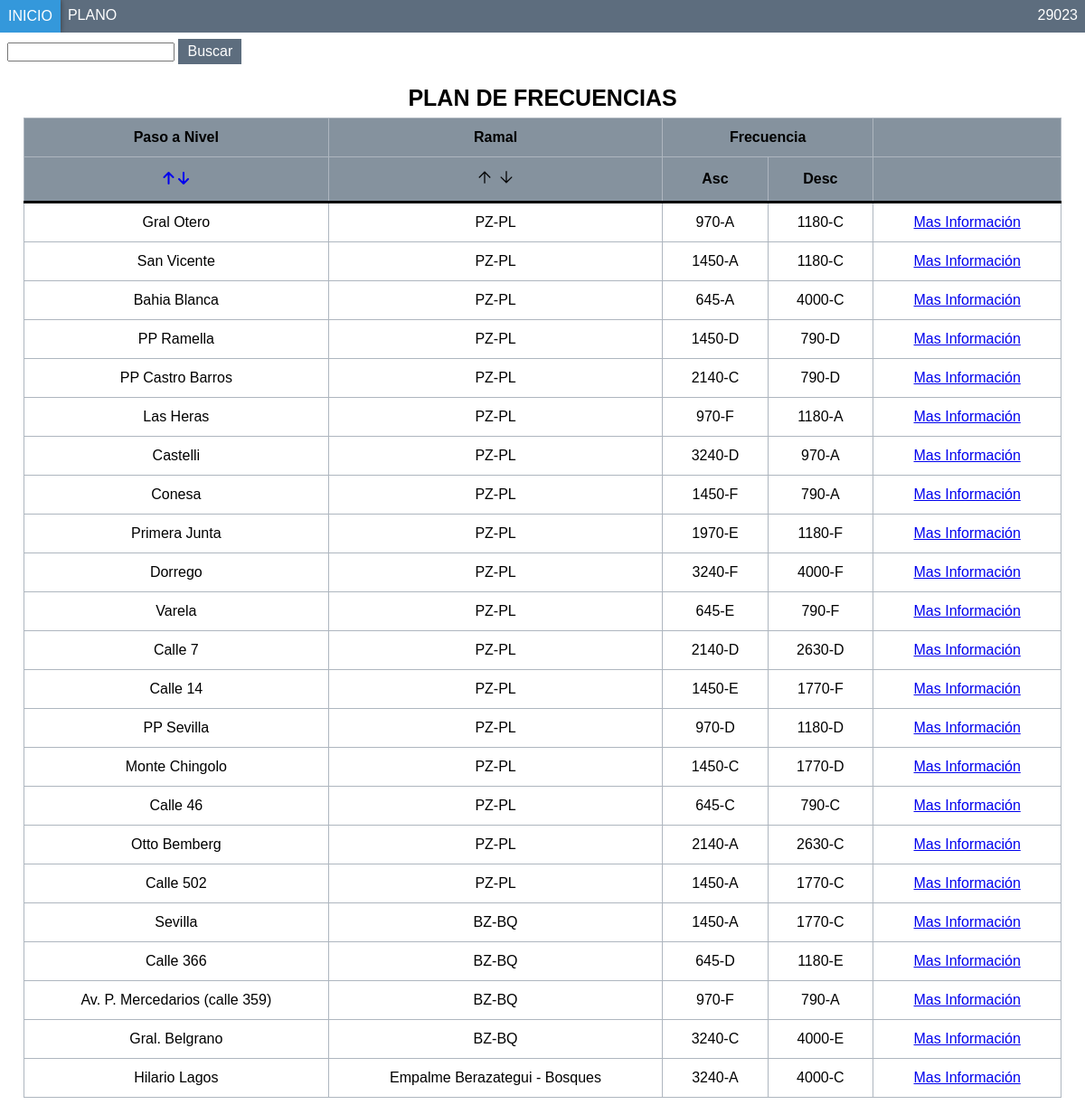
Page /Paginas/mecanico/plan_de_frecuencias/tabla_plan_de_frecuencias.php (signed in) on the committed database.
### tables this page shows
CREATE TABLE `plan_de_frecuencias` (
  `id_plan_de_frecuencia` int(10) NOT NULL,
  `nombre_paso_nivel` varchar(250) NOT NULL,
  `ramal` varchar(250) NOT NULL,
  `frecuencia_asc` varchar(250) NOT NULL,
  `frecuencia_desc` varchar(250) NOT NULL,
  `señal_asc` varchar(250) NOT NULL,
  `señal_desc` varchar(250) NOT NULL,
  `tension_asc` varchar(250) NOT NULL,
  `tension_desc` varchar(250) NOT NULL,
  `filtro` varchar(250) NOT NULL,
  `ubicacion` varchar(250) NOT NULL,
  `plan_de_frecuencia` varchar(250) NOT NULL
);

### Paginas/mecanico/plan_de_frecuencias/tabla_plan_de_frecuencias.php (the view, shortened to what this page needs)
<?php
    $conexion=conectar();
    $legajo = $_SESSION['legajo'];
    $sql="SELECT * FROM plan_de_frecuencias";
    $query= mysqli_query($conexion,$sql);
?>
<!DOCTYPE html>
<html lang="es">
    <head>
        <link rel="stylesheet" href="../../../CSS/estiloMenuHorizontal.css"/>
        <link rel="stylesheet" href="../../../CSS/estiloTablaPF.css"/>
        <link rel="stylesheet" href="../../../CSS/estiloBuscador.css"/>
    </head>
    <header>
      <nav class="navMenu">
            <li><a href="../inicio_mecanico.php" >Inicio</a></li>
            <li><a href="ver_plano_plan_de_frecuencias.php">Plano</a></li>
            <li class="legajo"><a href="#"><?php echo $legajo; ?></a></li>
      </nav>
    </header>
    <body>
        <div>
        <form action="tabla_plan_de_frecuencias.php" method="POST" class="buscador">
                <input type="text" id="buscar" name="buscar" value="<?php echo isset($_POST['buscar']) ? htmlspecialchars($_POST['buscar'], ENT_QUOTES) : ''; ?>" >
                <input class="boton" type="submit" value="Buscar">
            </form>
            <table class="content-table">
                <caption><a href="tabla_plan_de_frecuencias.php" style="color:black; text-decoration: none;" >PLAN DE FRECUENCIAS</a></caption>
                <thead>
                    <tr>
                        <th scope="row">Paso a Nivel</th>
                        <th>Ramal</th>
                        <th colspan="2">Frecuencia</th>
                        <th></th>
                    </tr>
                    <tr>
                        <th scope="row">
                        <div class="float-right">
                            <?php if (isset($_GET['columna']) && $_GET['columna'] == 'nombre_paso_nivel' && $_GET['tipo'] == 'ASC'): ?>
                                <i class="fa-sharp fa-solid fa-arrow-up"></i>
                            <?php else : ?>
                                <a href="tabla_plan_de_frecuencias.php?columna=nombre_paso_nivel&tipo=asc"><i class="fa-sharp fa-solid fa-arrow-up"></i></a>
                            <?php endif; ?>
                            <?php if (isset($_GET['columna']) && $_GET['columna'] == 'nombre_paso_nivel' && $_GET['tipo'] == 'DESC') : ?>
                                 <i class="fa-sharp fa-solid fa-arrow-down"></i>
                            <?php else : ?>
                                 <a href="tabla_plan_de_frecuencias.php?columna=nombre_paso_nivel&tipo=desc"><i class="fa-sharp fa-solid fa-arrow-down"></i></a>
                            <?php endif; ?>
                            </div>
                        </th>
                        <th>
                        <div class="float-right">
                            <?php if (isset($_GET['columna']) && $_GET['columna'] == 'ramal' && $_GET['tipo'] == 'ASC'): ?>
                                <svg xmlns="http://www.w3.org/2000/svg" height="20" viewBox="0 96 960 960" width="20"><path d="M450 896V370L202 618l-42-42 320-320 320 320-42 42-248-248v526h-60Z"/></svg>
                            <?php else : ?>
                                <a href="tabla_plan_de_frecuencias.php?columna=ramal&tipo=asc"><svg xmlns="http://www.w3.org/2000/svg" height="20" viewBox="0 96 960 960" width="20"><path d="M450 896V370L202 618l-42-42 320-320 320 320-42 42-248-248v526h-60Z"/></svg></a>
                            <?php endif; ?>
                            <?php if (isset($_GET['columna']) && $_GET['columna'] == 'legajo' && $_GET['tipo'] == 'DESC') : ?>
                                <svg xmlns="http://www.w3.org/2000/svg" height="20" viewBox="0 96 960 960" width="20"><path d="M480 896 160 576l42-42 248 248V256h60v526l248-248 42 42-320 320Z"/></svg>
                            <?php else : ?>
                                <a href="tabla_plan_de_frecuencias.php?columna=ramal&tipo=desc"><svg xmlns="http://www.w3.org/2000/svg" height="20" viewBox="0 96 960 960" width="20"><path d="M480 896 160 576l42-42 248 248V256h60v526l248-248 42 42-320 320Z"/></svg></a>
                            <?php endif; ?>
                        </div>
                        </th>
                        <th>Asc</th>
                        <th>Desc</th>
                        <th colspan="2"></th>
                    </tr>
                </thead>
                <tbody>
                    <?php
                         while($row=mysqli_fetch_array($query)){
                    ?>
                    <tr align="center">
                    <td scope="col"><?php echo $row['nombre_paso_nivel']?></td>
                    <td ><?php echo $row['ramal']?></td>
                    <td ><?php echo $row['frecuencia_asc']?></td>
                    <td ><?php echo $row['frecuencia_desc']?></td>
                    <td><a href="ver_mas_info.php?id=<?php echo $row['id_plan_de_frecuencia']?>">Mas Información</a></td>
                    </tr>
                    <?php
                         }
                    ?>
                </tbody>
            </table>
        </div>
    </body>
</html>

### CSS/estiloMenuHorizontal.css (style rules this page uses)
* { font-family: Arial; }
header { margin: auto; width: 100%; display: table; }
.navMenu { list-style-type: none; margin: 0; padding: 0; overflow: hidden; background-color: #5D6D7E; position: fixed; top: 0; left: 0; width: 100%; }
li { float: left; }
.legajo { float: right; }
li a { display: block; padding: 8px; color: white; text-decoration: none; text-transform: uppercase; }
.navMenu:after { content: ""; display: table; clear: both; }

### CSS/estiloTablaPF.css (style rules this page uses)
.content-table { border-collapse: collapse; table-layout:auto; width: 97%; margin-left: auto; margin-right: auto; }
th, td { padding: 12px 15px; text-align: middle; font-family: Arial; border-bottom: solid 1px #AEB6BF; border: solid 1px #AEB6BF; }
caption { font-size: 25px; font-family: Arial; padding: 0.3em; text-transform: uppercase; font-weight: bold; }
thead { border-collapse: collapse; background-color: #85929E; border-bottom: solid 3px black; text-align: center; }

### CSS/estiloBuscador.css (style rules this page uses)
.buscador { margin-top:35px; margin-bottom: 15px; }
.boton { background-color: #5D6D7E; color: white; padding: 5px 10px; margin-right: 16px; font-size: 30px; border: none; cursor: pointer; font-size: 16px; }

### rows in the picture
plan_de_frecuencias: nombre_paso_nivel "Gral Otero", ramal "PZ-PL", frecuencia_asc "970-A", frecuencia_desc "1180-C"
plan_de_frecuencias: nombre_paso_nivel "San Vicente", ramal "PZ-PL", frecuencia_asc "1450-A", frecuencia_desc "1180-C"
plan_de_frecuencias: nombre_paso_nivel "Bahia Blanca", ramal "PZ-PL", frecuencia_asc "645-A", frecuencia_desc "4000-C"
plan_de_frecuencias: nombre_paso_nivel "PP Ramella", ramal "PZ-PL", frecuencia_asc "1450-D", frecuencia_desc "790-D"
plan_de_frecuencias: nombre_paso_nivel "PP Castro Barros", ramal "PZ-PL", frecuencia_asc "2140-C", frecuencia_desc "790-D"
plan_de_frecuencias: nombre_paso_nivel "Las Heras", ramal "PZ-PL", frecuencia_asc "970-F", frecuencia_desc "1180-A"
plan_de_frecuencias: nombre_paso_nivel "Castelli", ramal "PZ-PL", frecuencia_asc "3240-D", frecuencia_desc "970-A"
plan_de_frecuencias: nombre_paso_nivel "Conesa", ramal "PZ-PL", frecuencia_asc "1450-F", frecuencia_desc "790-A"
plan_de_frecuencias: nombre_paso_nivel "Primera Junta", ramal "PZ-PL", frecuencia_asc "1970-E", frecuencia_desc "1180-F"
plan_de_frecuencias: nombre_paso_nivel "Dorrego", ramal "PZ-PL", frecuencia_asc "3240-F", frecuencia_desc "4000-F"
plan_de_frecuencias: nombre_paso_nivel "Varela", ramal "PZ-PL", frecuencia_asc "645-E", frecuencia_desc "790-F"
plan_de_frecuencias: nombre_paso_nivel "Calle 7", ramal "PZ-PL", frecuencia_asc "2140-D", frecuencia_desc "2630-D"
plan_de_frecuencias: nombre_paso_nivel "Calle 14", ramal "PZ-PL", frecuencia_asc "1450-E", frecuencia_desc "1770-F"
plan_de_frecuencias: nombre_paso_nivel "PP Sevilla", ramal "PZ-PL", frecuencia_asc "970-D", frecuencia_desc "1180-D"
plan_de_frecuencias: nombre_paso_nivel "Monte Chingolo", ramal "PZ-PL", frecuencia_asc "1450-C", frecuencia_desc "1770-D"
plan_de_frecuencias: nombre_paso_nivel "Calle 46", ramal "PZ-PL", frecuencia_asc "645-C", frecuencia_desc "790-C"
plan_de_frecuencias: nombre_paso_nivel "Otto Bemberg", ramal "PZ-PL", frecuencia_asc "2140-A", frecuencia_desc "2630-C"
plan_de_frecuencias: nombre_paso_nivel "Calle 502", ramal "PZ-PL", frecuencia_asc "1450-A", frecuencia_desc "1770-C"
plan_de_frecuencias: nombre_paso_nivel "Sevilla", ramal "BZ-BQ", frecuencia_asc "1450-A", frecuencia_desc "1770-C"
plan_de_frecuencias: nombre_paso_nivel "Calle 366", ramal "BZ-BQ", frecuencia_asc "645-D", frecuencia_desc "1180-E"
plan_de_frecuencias: nombre_paso_nivel "Av. P. Mercedarios (calle 359)", ramal "BZ-BQ", frecuencia_asc "970-F", frecuencia_desc "790-A"
plan_de_frecuencias: nombre_paso_nivel "Gral. Belgrano", ramal "BZ-BQ", frecuencia_asc "3240-C", frecuencia_desc "4000-E"
plan_de_frecuencias: nombre_paso_nivel "Hilario Lagos", ramal "Empalme Berazategui - Bosques", frecuencia_asc "3240-A", frecuencia_desc "4000-C"

### other values in the picture
$legajo "29023"
